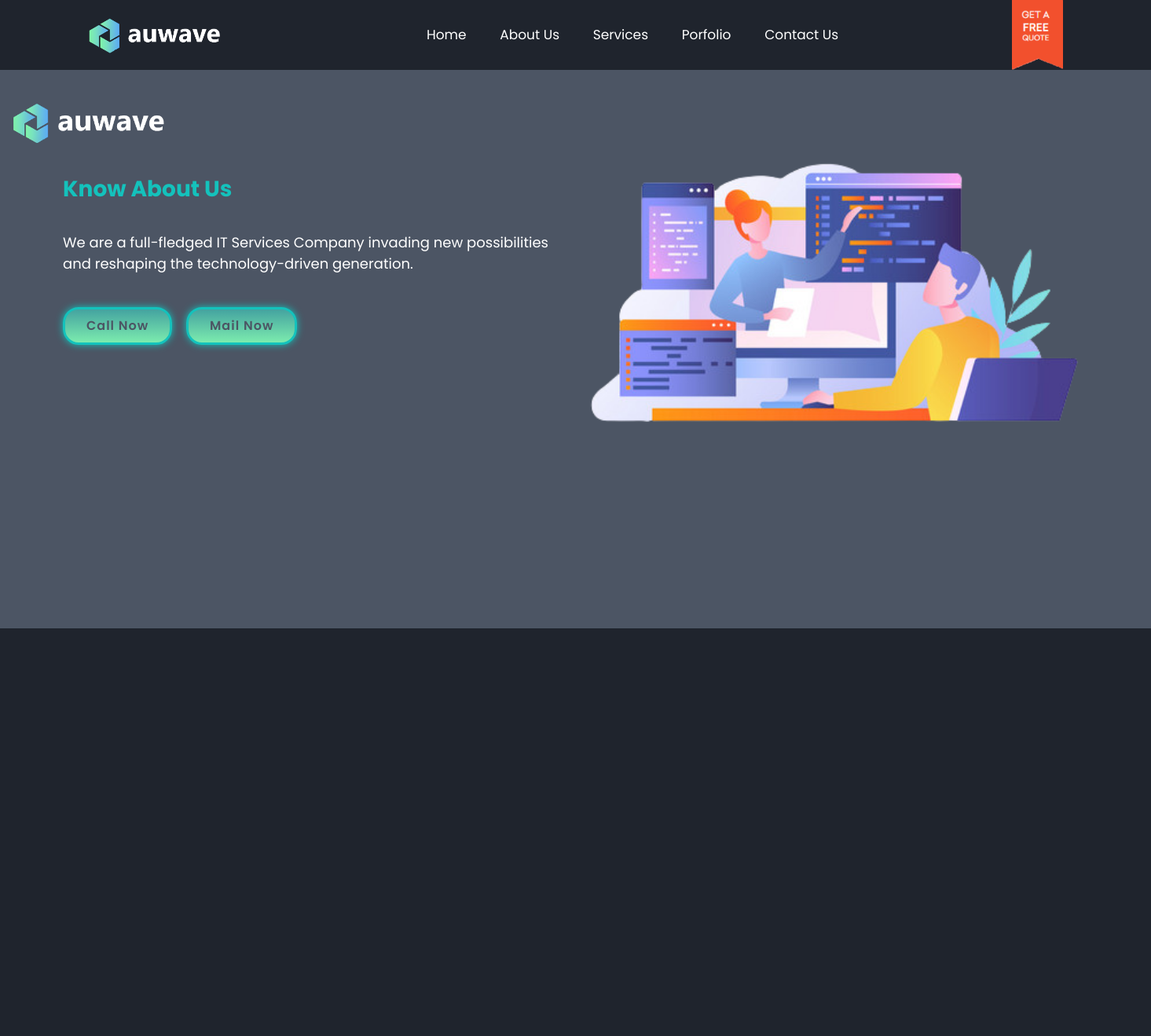
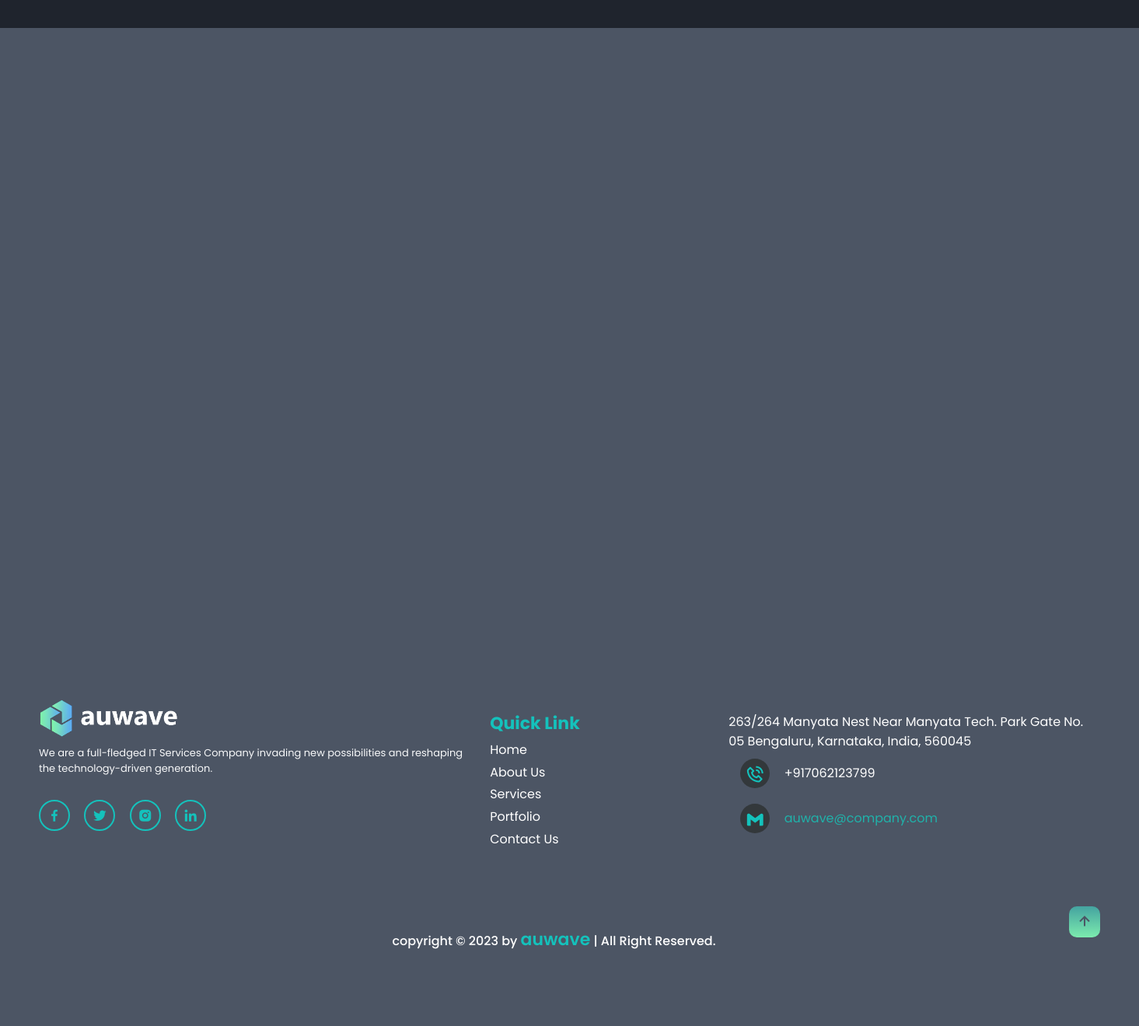
The page /about/ on the database its author committed (2 pictures, top to bottom).
### website/models.py (models this page shows)
class AuwaveDetails(models.Model):
    facebook = models.CharField(max_length=255)
    twitter = models.CharField(max_length=255)
    instagram = models.CharField(max_length=255)
    linkedin = models.CharField(max_length=255)
    number = models.IntegerField()
    address = models.CharField(max_length=255)
    email = models.CharField(max_length=255)
    discription = models.CharField(max_length=255)

### website/views.py (the view)
# urls.py: path("about/", views.about, name="about"),
def about(request):
    auwavedetails = AuwaveDetails.objects.all()
    ourteams = OurTeams.objects.all()
    data = {
        "title": "auwave | About",
        "ourteams": ourteams,
        "auwavedetails": auwavedetails,
    }
    return render(request, "about.html", {"data": data})

### website/templates/about.html (shortened to what this page needs)
<!DOCTYPE html>
<html lang="en">
<head>
  {% include "head_link.html" %}
</head>
<body>
{% include "header.html" %}
    <section class="container-fluid light">
        <div class="container py-5">
            <img class="ImageFloatRight" src="/static/images/Untitled.png" style="width: 15%; margin-left: -5%;">
            <div class="row">
                <div class="col-lg-6 TextFloatButtom" style="padding-top: 3%;">
                    {% for i in data.auwavedetails %}
                    <h1><span>Know About Us</span></h1>
                    <p style="font-size: 18px; padding:5% 0 ;">
                       {{ i.discription }}
                    </p>
                    <a href="https://wa.me/{{ i.number }}" class="btnn me-4 ">Call Now</a>
                    <a href="{{ i.email }}" class="btnn">Mail Now</a>
{% endfor %}
                </div>
                <div class="col-lg-6">
                    <div class="row">
                        <img class="m-auto ImageFloatTop" src="/static/images/about1.png" style="width:100%;">
                    </div>
                </div>
            </div>
        </div>
    </section>
    <div class="container-fluid dark py-5">
        <div class="container py-5">
            <div class="row">
                <div class="col-lg-6 py-">
                </div>
            </div>
        </div>
    </div>
    <section class="light">
        <div class="container light">
            <div class="testimonials">
            </div>
    </section>
    {% include "footer.html" %}
</body>
</html>

### website/templates/footer.html (shortened to what this page needs)
    <footer class="footer footer-distributed">
        {% for i in data.auwavedetails %}
        <div class="footer-left">
            <h3><a href="{% url 'home' %}"><img src="/static/images/Untitled.png"></a></h3>
            <p class="footer-company-about text-light">
               {{ i.discription }}
            </p>
            <div class="social-media">
                <a href="{{ i.facebook }}" target="_blank"><i class='bx bxl-facebook'></i></a>
                <a href="{{ i.twitter }}" target="_blank"><i class='bx bxl-twitter'></i></a>
                <a href="{{ i.instagram }}" target="_blank"><i class='bx bxl-instagram-alt'></i></a>
                <a href="{{ i.linkedin }}" target="_blank"><i class='bx bxl-linkedin'></i></a>
            </div>
        </div>
        <div class="footer-right">
            <p class="footer-links">
                <a href="{% url 'home' %}" ><span style="font-size:22px;">Quick Link</span></a>
                <a href="{% url 'home' %}" class="link-1">Home</a>
                <a href="{% url 'about' %}">About Us</a>
                <a href="{% url 'services' %}">Services</a>
                <a href="{% url 'portfolio' %}">Portfolio</a>
                <a href="{% url 'contact' %}">Contact Us</a>
            </p>
        </div>
        <div class="footer-center">
            <div>
                <p>{{ i.address }}</p>
            </div>
            <div>
<i class='bx bx-phone-call' style='color:#14c2bc'></i>
                <p>+{{ i.number }}</p>
            </div>
            <div>
                <i class='bx bxl-gmail' style='color:#14c2bc' ></i>
                <p><a href="{{ i.email }}">auwave@company.com</a></p>
            </div>
        </div>
{% endfor %}
        <div class="footer-text py-5">
            <p>copyright &copy; 2023 by <a href="{% url 'home' %}"><span>auwave</span></a> | All Right Reserved.</p>
        </div>
        <div class="footer-iconTop py-5">
            <a href="#"><i class="bx bx-up-arrow-alt"></i></a>
        </div>
    </footer>

### website/static/css/style.css (style rules this page uses)
* { margin: 0; padding: 0; box-sizing: border-box; text-decoration: none; border: none; outline: none; scroll-behavior: smooth; font-family: 'Poppins', sans-serif; }
.dark { background-color: #1f242d; }
.light { background-color: #4c5564; }
:root { --bg-color: #1f242d; --second-bg-color: #4c5564; --text-color: #fff; --main-color: linear-gradient(#44a3a0, #7cebae); --border-color: #14c2bc; }
html { font-size: 62.5%; overflow-x: hidden; }
body { background: var(--bg-color); color: var(--text-color); }
section { min-height: 100vh; padding: 10rem 9% 2rem; }
span { color: var(--border-color); font-size: 28px; font-weight: 700; }
.social-media a { display: inline-flex; justify-content: center; align-items: center; width: 4rem; height: 4rem; background: transparent; border: .2rem solid var(--border-color); border-radius: 50%; font-size: 2rem; color: var(--border-color); margin: 3rem 1.5rem 3rem 0; transition: .5s ease; }
.btnn { display: inline-block; padding: .9rem 2.7rem; background: var(--main-color); border-radius: 2rem; box-shadow: 0 0 1rem var(--border-color); border: solid 3px var(--border-color); font-size: 1.6rem; color: var(--second-bg-color); letter-spacing: .1rem; font-weight: 600; transition: .6s ease; }
.footer { display: flex; justify-content: space-between; align-items: center; flex-wrap: wrap; padding: 2rem 9%; background: var(--second-bg-color); }
.footer-text { margin: auto; }
.footer-text p { padding-top: 55px; font-size: 1.6rem; font-weight: 500; }
.footer-text p span { font-size: 2.2rem; font-weight: 600; }
.footer-iconTop a { display: inline-flex; justify-content: center; align-items: center; padding: .8rem; background: var(--main-color); border-radius: 1rem; transition: .5s ease; }
.footer-iconTop a i { font-size: 2.4rem; color: var(--second-bg-color); }
.footer-distributed { background: var(--second-bg-color); box-shadow: 0 1px 1px 0 rgba(0, 0, 0, 0.12); box-sizing: border-box; width: 100%; text-align: left; font: bold 16px sans-serif; padding: 55px 50px; }
.footer-left h3 a img { width: 180px; padding-bottom: 10px; }
.footer-distributed .footer-left, .footer-distributed .footer-center, .footer-distributed .footer-right { display: inline-block; vertical-align: top; }
.footer-distributed .footer-left { width: 40%; }
.footer-distributed h3 { color: #ffffff; font: normal 36px 'Open Sans', cursive; margin: 0; }
.footer-distributed .footer-links { color: #ffffff; margin: 20px 0 12px; padding: 0; }
.footer-distributed .footer-links a { display: flex; line-height: 1.8; font-weight: 400; text-decoration: none; color: inherit; }
.footer-distributed .footer-center { width: 35%; }
.footer-distributed .footer-center i { background-color: #33383b; color: #ffffff; font-size: 25px; width: 38px; height: 38px; border-radius: 50%; text-align: center; line-height: 42px; margin: 10px 15px; vertical-align: middle; }
.footer-distributed .footer-center p { display: inline-block; color: #ffffff; font-weight: 400; vertical-align: middle; margin: 0; }
.footer-distributed .footer-center p a { color: lightseagreen; text-decoration: none; ; }
.footer-distributed .footer-links a:before { font-weight: 300; font-size: 20px; left: 0; color: #fff; display: inline-block; padding-right: 5px; float: left; }
.footer-distributed .footer-links .link-1:before { content: none; }
.footer-distributed .footer-right { width: 20%; }
.footer-distributed .footer-company-about { line-height: 20px; color: #92999f; font-size: 13px; font-weight: normal; margin: 0; }
.testimonials { max-width: 100%; padding: 0 15px 50px; }

### rows shown on the page
AuwaveDetails: discription "We are a full-fledged IT Services Company invading new possibilities and reshaping the technology-driven generation.", address "263/264 Manyata Nest Near Manyata Tech. Park Gate No. 05 Bengaluru, Karnataka, India, 560045", number "917062123799"
